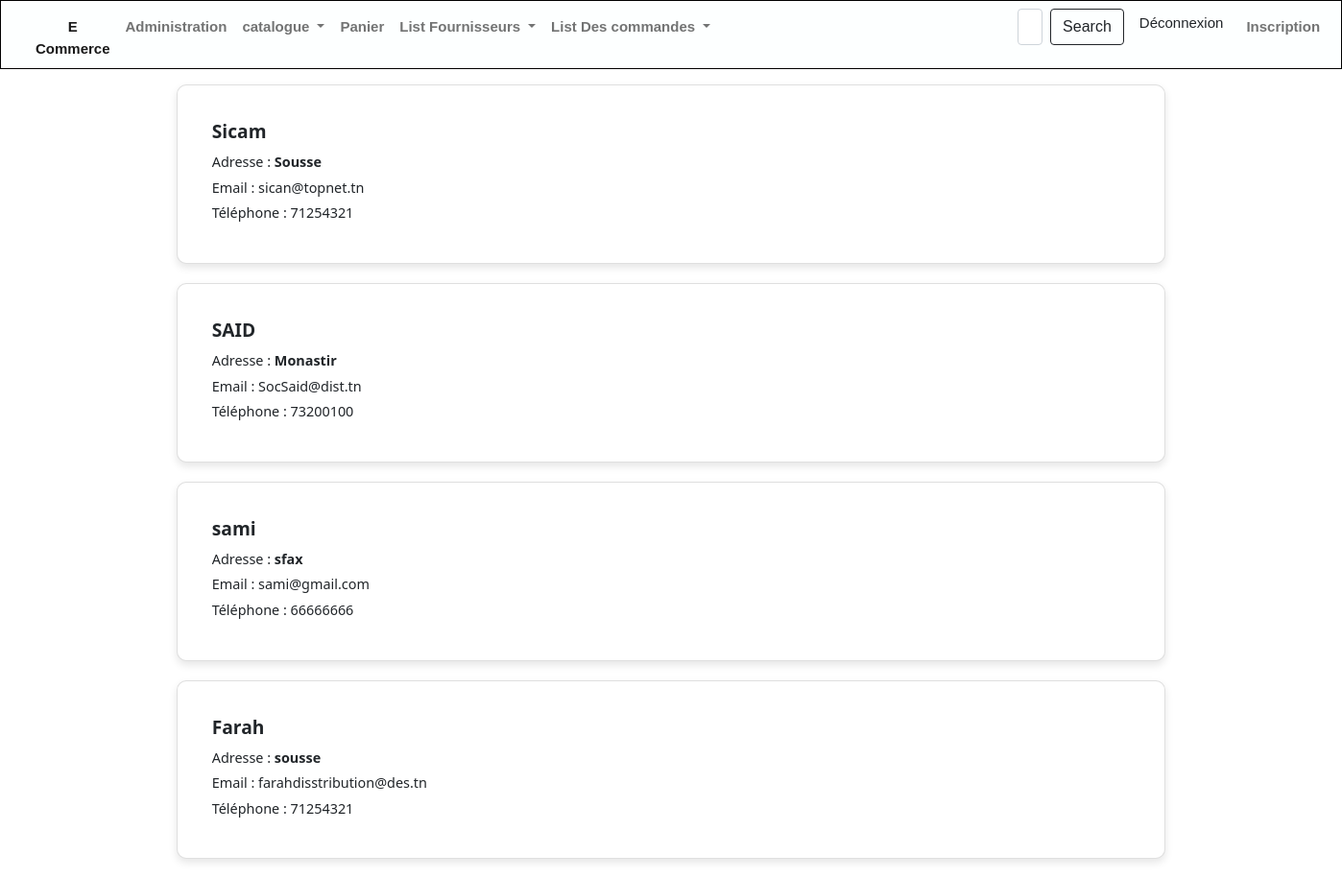
Screenshot of /magasin/fournisseurs/ with the database file from the repository.
### magasin/models.py (models this page shows, shortened)
class Fournisseur (models.Model):
    nom=models.CharField(max_length=100,null=True)
    adresse=models.TextField(null=True)
    email=models.EmailField(null=True)
    telephone=models.CharField(max_length=8,null=True)

### magasin/views.py (the view)
# urls.py: path('fournisseurs/', views.indexF, name='fournisseurs'),
def indexF(request):
    fournisseurs = Fournisseur.objects.all()
    context = {'fournisseurs': fournisseurs}
    return render(request, 'magasin/mesFournisseurs.html', context)

### magasin/templates/magasin/mesFournisseurs.html (shortened to what this page needs)
{% extends 'magasin/base.html' %}
{% block content %}
<div class="container-fluid mt-3">
    <div class="row-9">
        <div id='fournisseur' class="col-lg-9 mx-auto">
            <div class="row mx-auto">
                {% for fournisseur in fournisseurs %}
                <div class="card" id={{fournisseur.id}}>
                    <div class="card-body">
                        <h5 class="card-title">{{ fournisseur.nom }}</h5>
                        <p class="card-text">Adresse : <b>{{ fournisseur.adresse }}</b></p>
                        <p class="card-text">Email : {{ fournisseur.email }}</p>
                        <p class="card-text">Téléphone : {{ fournisseur.telephone }}</p>
                    </div>
                </div>
                {% endfor %}
            </div>
        </div>
    </div>
</div>
{% endblock %}

### magasin/static/css/base.css (style rules this page uses)
#fournisseur .card { border-radius: 10px; box-shadow: 0 4px 8px rgba(0, 0, 0, 0.1); transition: box-shadow 0.3s ease-in-out; margin-bottom: 20px; background-color: #fff; padding: 20px; }
#fournisseur .card-title { font-size: 1.2rem; font-weight: bold; margin-bottom: 10px; }
#fournisseur .card-text { font-size: 0.9rem; margin-bottom: 5px; }
#fournisseur .card-body { position: relative; }

### rows the page displays
Fournisseur: nom "Sicam", adresse "Sousse", email "sican@topnet.tn", telephone "71254321"
Fournisseur: nom "SAID", adresse "Monastir", email "SocSaid@dist.tn", telephone "73200100"
Fournisseur: nom "sami", adresse "sfax", email "sami@gmail.com", telephone "66666666"
Fournisseur: nom "Farah", adresse "sousse", email "farahdisstribution@des.tn", telephone "71254321"
